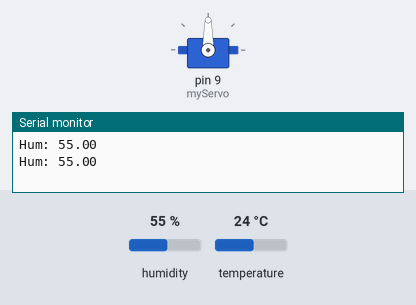
A sketch run on a simulated Arduino Uno, built with avr-gcc and run on an emulated ATmega328P. Parts: servo, the last lines printed to the serial monitor. The inputs (shaded band) are chosen by the test bench; at power-on: humidity 55 %, temperature 24 °C.

Above: at 4.8 s.
4.9 s: humidity set to 32 %
7.9 s: humidity set to 29 %
At 9.1 s:
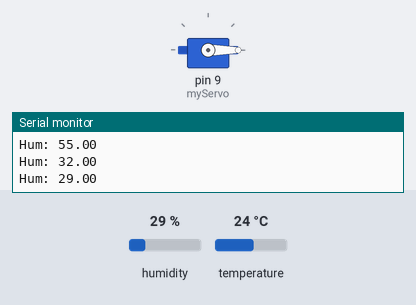
10.9 s: humidity set to 40 %
At 12.7 s:
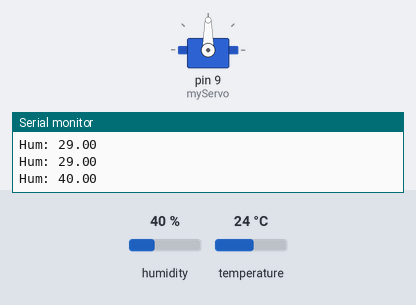
13.9 s: humidity set to 22 %
At 15.1 s:
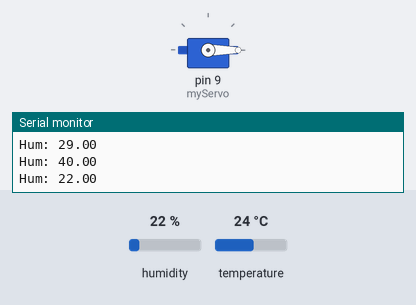
Timing chart, 0 to 16.9 s (numbered marks = the images above; inputs shaded):
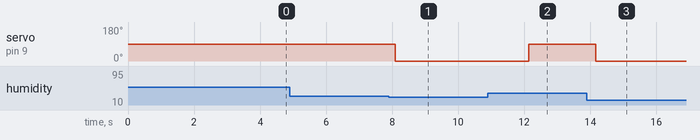

The sketch:

dht_server.ino
```cpp
#include <Servo.h>
#include "DHT.h"

#define DHTPIN 2
#define DHTTYPE DHT11

Servo myServo;
DHT dht(DHTPIN, DHTTYPE);

void setup()
{
    Serial.begin(9600);
    dht.begin();
    myServo.attach(9);
}

void loop()
{
    delay(2000);

    float h = dht.readHumidity();
    float t = dht.readTemperature();

    if (isnan(h) || isnan(t))
        return;

    Serial.print("Hum: ");
    Serial.println(h);

    if (h > 30)
    {
        myServo.write(90);
    }
    else
    {
        myServo.write(0);
    }
}
```

Measured:
- the behaviour switches between 31 and 30 % on humidity (found by bisection; images 0 and 1)
- after the input at 7.9 s, servo on pin 9 (myServo): 90° → 0° after 0.20 s
- after the input at 10.9 s, servo on pin 9 (myServo): 0° → 90° after 1.2 s
- after the input at 13.9 s, servo on pin 9 (myServo): 90° → 0° after 0.27 s
